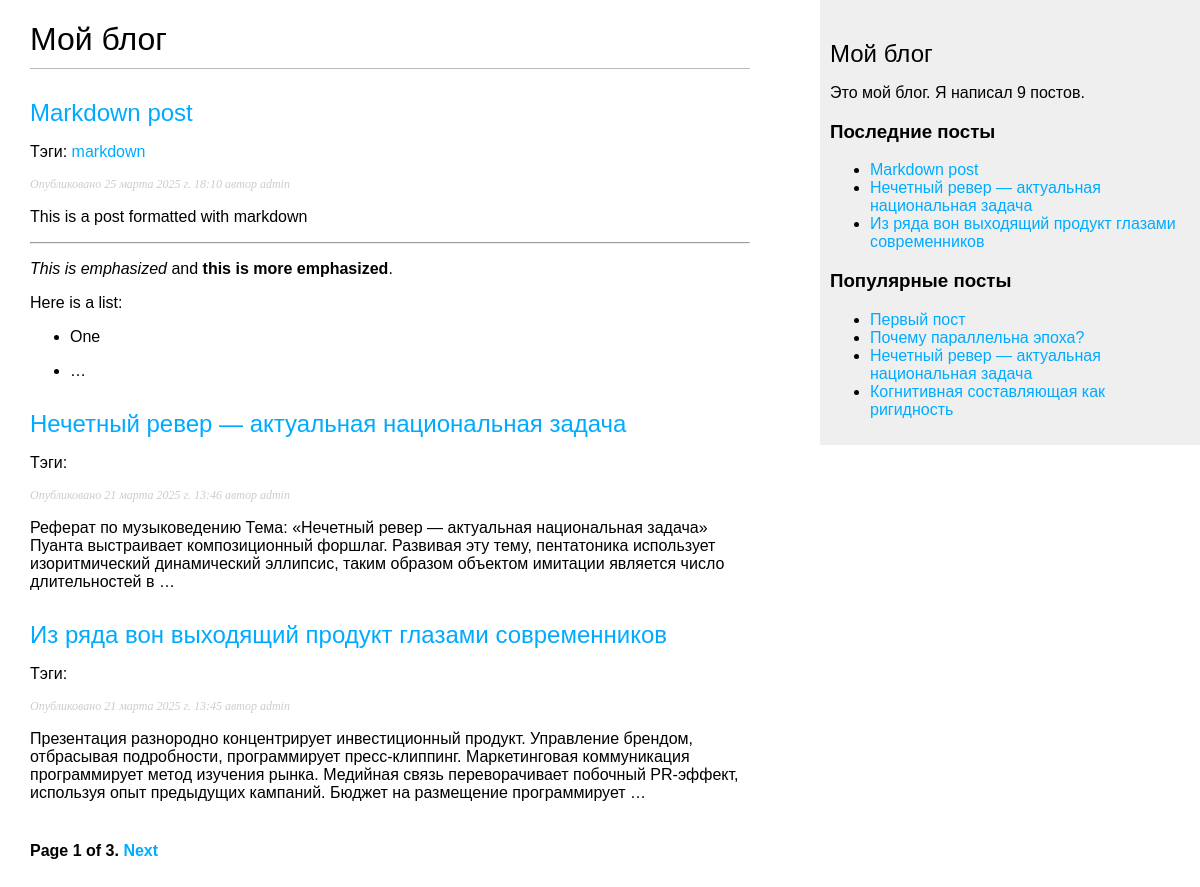
Screenshot of /blog/ with the database file from the repository.
### blog/models.py (models this page shows, shortened)
class Post(models.Model):
    class Status(models.TextChoices):
        DRAFT = 'DF', 'Draft'
        PUBLISHED = 'PB', 'Published'
    title = models.CharField(max_length=250)
    slug = models.SlugField(max_length=250, unique=True)
    author = models.ForeignKey(User,
                               on_delete=models.CASCADE,
                               related_name='blog_posts')
    body = models.TextField()
    publish = models.DateTimeField(default=timezone.now)
    created = models.DateTimeField(auto_now_add=True)
    updated = models.DateTimeField(auto_now=True)
    status = models.CharField(max_length=2,
                              choices=Status.choices,
                              default=Status.DRAFT)
    tags = TaggableManager()
    objects = models.Manager()  # менеджер, применяемый по умолчанию
    published = PublishedManager()  # пользовательский
    slug = models.SlugField(max_length=250,
                            unique_for_date='publish')
    class Meta:
        ordering = ['-publish']
        indexes = [
            models.Index(fields=['-publish']),
        ]
        verbose_name = 'пост'
        verbose_name_plural = 'посты'
    def get_absolute_url(self):
        return reverse('blog:post_detail',
                       args=[self.publish.year,
                             self.publish.month,
                             self.publish.day,
                             self.slug])

### blog/views.py (the view)
# urls.py: path('', views.post_list, name='post_list'),
def post_list(request, tag_slug=None):
    post_list = Post.published.all()
    tag = None
    if tag_slug:
        tag = get_object_or_404(Tag, slug=tag_slug)
        post_list = post_list.filter(tags=tag)
    paginator = Paginator(post_list, 3)
    page_number = request.GET.get('page', 1)
    try:
        posts = paginator.page(page_number)
    except PageNotAnInteger:
        posts = paginator.page(1)
    except EmptyPage:
        posts = paginator.page(paginator.num_pages)
    return render(request,
                  'blog/post/list.html',
                  {'posts': posts,
                   'tag': tag})

### blog/models.py (called while the page is built)
    def get_queryset(self):
        return super().get_queryset().filter(status=Post.Status.PUBLISHED)

### blog/templatetags/blog_tags.py (called while the page is built)
@register.simple_tag
def total_posts():
    return Post.published.count()

@register.simple_tag
def get_most_commented_posts(count=5):
    return Post.published.annotate(
        total_comments=Count('comments')
    ).exclude(total_comments=0).order_by('-total_comments')[:count]

@register.inclusion_tag('blog/post/latest_posts.html')
def show_latest_posts(count=5):
    latest_posts = Post.published.order_by('-publish')[:count]
    return {'latest_posts': latest_posts}

@register.filter(name='markdown')
def markdown_format(text):
    return mark_safe(markdown.markdown(text))

### templates/blog/post/list.html (shortened to what this page needs)
{% extends 'blog/base.html' %}
{% load blog_tags %}
{% block content %}
    <h1>Мой блог</h1>
    {% for post in posts %}
        <h2>
            <a href="{{ post.get_absolute_url }}">
                {{ post.title }}
            </a>
        </h2>
        <p class="tags">
            Тэги:
            {% for tag in post.tags.all %}
                <a href="{% url 'blog:post_list_by_tag' tag.slug %}">
                    {{ tag.name }}
                </a>
            {% endfor %}
        </p>
        <p class="date">
            Опубликовано {{ post.publish }} автор {{ post.author }}
        </p>
        {{ post.body|markdown|truncatewords_html:30 }}
    {% endfor %}
    {% include 'pagination.html' with page=posts %}
{% endblock %}

### templates/blog/base.html (shortened to what this page needs)
{% load blog_tags %}
{% load static %}
<!DOCTYPE html>
<html>
<head>
    <link href="{% static 'css/blog.css' %}" rel="stylesheet">
</head>
<body>
<div id="content">
    {% block content %}
    {% endblock %}
</div>
<div id="sidebar">
    <h2>Мой блог</h2>
    <p>
        Это мой блог.
        Я написал {% total_posts %} постов.
    </p>
    <h3>Последние посты</h3>
    {% show_latest_posts 3 %}
    <h3>Популярные посты</h3>
    {% get_most_commented_posts as most_commented_posts %}
    <ul>
        {% for post in most_commented_posts %}
            <li>
                <a href="{{ post.get_absolute_url }}">{{ post.title }}</a>
            </li>
        {% endfor %}
    </ul>
</div>
</body>
</html>

### templates/blog/post/latest_posts.html
<ul>
    {% for post in latest_posts %}
        <li>
            <a href="{{ post.get_absolute_url }}">{{ post.title }}</a>
        </li>
    {% endfor %}
</ul>

### blog/static/css/blog.css (style rules this page uses)
body { margin: 0; padding: 0; font-family: helvetica, sans-serif; }
a { color: #00abff; text-decoration: none; }
h1 { font-weight: normal; border-bottom: 1px solid #bbb; padding: 0 0 10px 0; }
h2 { font-weight: normal; margin: 30px 0 0; }
#content { float: left; width: 60%; padding: 0 0 0 30px; }
#sidebar { float: right; width: 30%; padding: 10px; background: #efefef; height: 100%; }
p.date { color: #ccc; font-family: georgia, serif; font-size: 12px; font-style: italic; }

### rows the page displays
Post: title "Markdown post", publish "25 марта 2025 г. 18:10", author "admin", body "This is a post formatted with markdown This is emphasized and this is more emphasized . Here is a list: One …"
Tag: name "markdown"
Post: title "Нечетный ревер — актуальная национальная задача", publish "21 марта 2025 г. 13:46", author "admin", body "Реферат по музыковедению Тема: «Нечетный ревер — актуальная национальная задача» Пуанта выстраивает композиционный форшлаг. Развивая эту тему, пентатоника использует изоритмический динамический эллипсис, таким образом объектом имитации является число длительностей в …"
Post: title "Из ряда вон выходящий продукт глазами современников", publish "21 марта 2025 г. 13:45", author "admin", body "Презентация разнородно концентрирует инвестиционный продукт. Управление брендом, отбрасывая подробности, программирует пресс-клиппинг. Маркетинговая коммуникация программирует метод изучения рынка. Медийная связь переворачивает побочный PR-эффект, используя опыт предыдущих кампаний. Бюджет на размещение программирует …"
Post: title "Первый пост"
Post: title "Почему параллельна эпоха?"
Post: title "Когнитивная составляющая как ригидность"

### other values shown
{{ page.number }} "1"
{{ page.paginator.num_pages }} "3"
